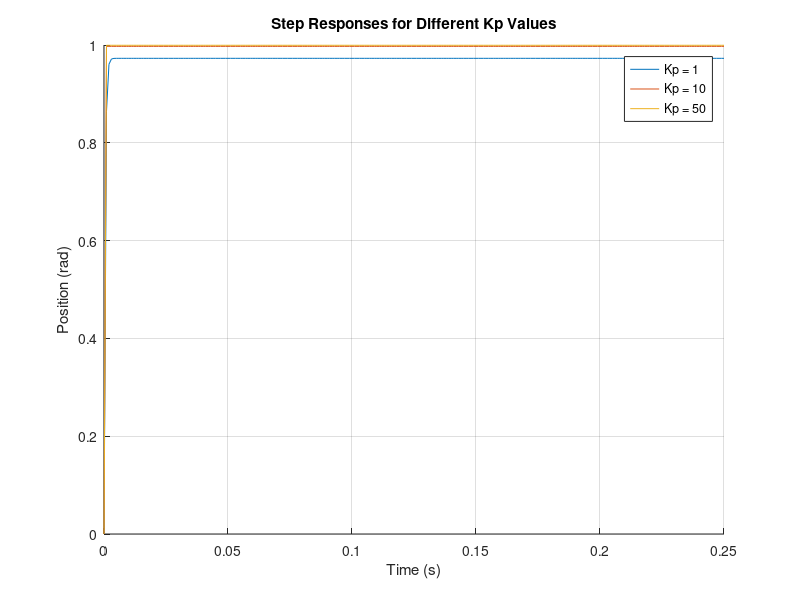
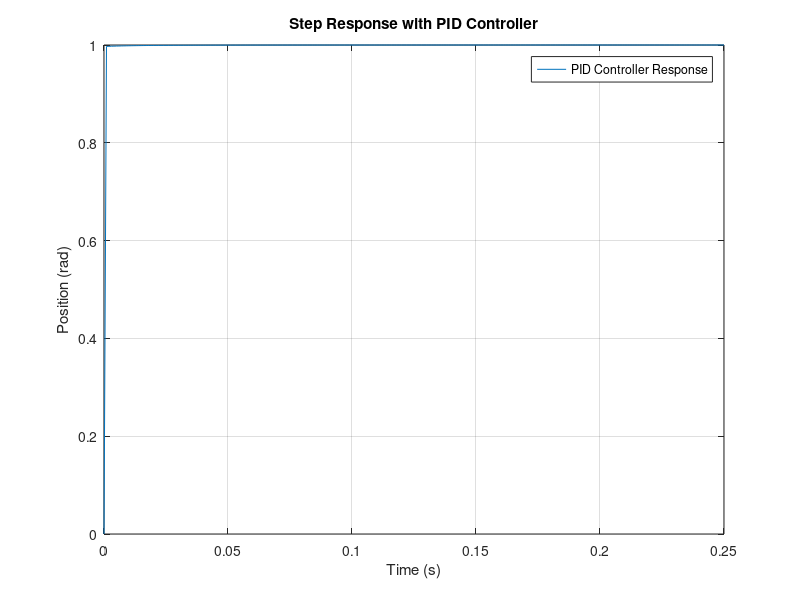

MATLAB code for these plots, in order: (Note: this script raises an error after producing the figures.)
% System parameters
J = 3.23e-6;  % Moment of inertia of the rotor [kg.m^2]
b = 3.51e-6;  % Motor friction constant [N.m.s]
K = 0.0275;   % Electric force and motor torque constant [V/rad/sec]
R = 4.0;      % Electric resistance [Ohm]
L = 2.75e-6;  % Electric inductance [H]

% Transfer function of the motor
num = K;  % Numerator coefficient
den = [J*L, J*R + b*L, b*R + K^2];  % Denominator coefficients

% Create a transfer function model
motor_sys = tf(num, den);

% Time array
t = 0:0.001:0.25;

% P-controller step responses for different Kp values
Kp_values = [1, 10, 50];
figure;
hold on;

for Kp = Kp_values
    % Closed-loop transfer function with a proportional controller
    cl_sys = feedback(Kp*motor_sys, 1);
    
    % Step response
    [y, t_out] = step(cl_sys, t);
    
    % Plotting
    plot(t_out, y, 'DisplayName', ['Kp = ' num2str(Kp)]);
end

% Configure the plot
title('Step Responses for Different Kp Values');
xlabel('Time (s)');
ylabel('Position (rad)');
legend;
grid on;
hold off;

% PID Controller
Kp_pid = 20;
Ki_pid = 500;
Kd_pid = 0.15;

% Create a PID controller
pid_controller = pid(Kp_pid, Ki_pid, Kd_pid);

% Closed-loop system with PID controller
cl_pid_sys = feedback(pid_controller*motor_sys, 1);

% Step response for the PID controller
figure;
[y_pid, t_pid] = step(cl_pid_sys, t);
plot(t_pid, y_pid, 'DisplayName', 'PID Controller Response');

% Configure the plot
title('Step Response with PID Controller');
xlabel('Time (s)');
ylabel('Position (rad)');
legend;
grid on;

% Extract the required data from the closed-loop step response
S = stepinfo(cl_pid_sys);

% Display the required data
disp(['Peak Response: ', num2str(S.Peak)]);
disp(['Settling Time: ', num2str(S.SettlingTime)]);
disp(['Rise Time: ', num2str(S.RiseTime)]);
disp(['Max Overshoot: ', num2str(S.Overshoot)]);
